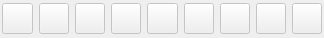
<?xml version="1.0" encoding="UTF-8"?>
<ui version="4.0">
 <class>QAlderImageControl</class>
 <widget class="QWidget" name="QAlderImageControl">
  <property name="geometry">
   <rect>
    <x>0</x>
    <y>0</y>
    <width>324</width>
    <height>38</height>
   </rect>
  </property>
  <property name="sizePolicy">
   <sizepolicy hsizetype="Fixed" vsizetype="Fixed">
    <horstretch>0</horstretch>
    <verstretch>0</verstretch>
   </sizepolicy>
  </property>
  <property name="minimumSize">
   <size>
    <width>268</width>
    <height>38</height>
   </size>
  </property>
  <property name="windowTitle">
   <string>Image control</string>
  </property>
  <layout class="QHBoxLayout" name="horizontalLayout">
   <property name="margin">
    <number>2</number>
   </property>
   <item>
    <widget class="QToolButton" name="flipVerticalButton">
     <property name="enabled">
      <bool>false</bool>
     </property>
     <property name="toolTip">
      <string>flip image vertically</string>
     </property>
     <property name="text">
      <string/>
     </property>
     <property name="icon">
      <iconset resource="resources/QAlderGenericWidgets.qrc">
       <normaloff>:/icons/flipVicon.png</normaloff>:/icons/flipVicon.png</iconset>
     </property>
     <property name="iconSize">
      <size>
       <width>24</width>
       <height>24</height>
      </size>
     </property>
    </widget>
   </item>
   <item>
    <widget class="QToolButton" name="flipHorizontalButton">
     <property name="enabled">
      <bool>false</bool>
     </property>
     <property name="toolTip">
      <string>flip image horizontally</string>
     </property>
     <property name="text">
      <string/>
     </property>
     <property name="icon">
      <iconset resource="resources/QAlderGenericWidgets.qrc">
       <normaloff>:/icons/flipHicon.png</normaloff>:/icons/flipHicon.png</iconset>
     </property>
     <property name="iconSize">
      <size>
       <width>24</width>
       <height>24</height>
      </size>
     </property>
    </widget>
   </item>
   <item>
    <widget class="QToolButton" name="rotateClockwiseButton">
     <property name="enabled">
      <bool>false</bool>
     </property>
     <property name="toolTip">
      <string>rotate clockwise 90 degrees</string>
     </property>
     <property name="text">
      <string/>
     </property>
     <property name="icon">
      <iconset resource="resources/QAlderGenericWidgets.qrc">
       <normaloff>:/icons/cwicon.png</normaloff>:/icons/cwicon.png</iconset>
     </property>
     <property name="iconSize">
      <size>
       <width>24</width>
       <height>24</height>
      </size>
     </property>
    </widget>
   </item>
   <item>
    <widget class="QToolButton" name="rotateCounterClockwiseButton">
     <property name="enabled">
      <bool>false</bool>
     </property>
     <property name="toolTip">
      <string>rotate counter clockwise 90 degrees</string>
     </property>
     <property name="text">
      <string/>
     </property>
     <property name="icon">
      <iconset resource="resources/QAlderGenericWidgets.qrc">
       <normaloff>:/icons/ccwicon.png</normaloff>:/icons/ccwicon.png</iconset>
     </property>
     <property name="iconSize">
      <size>
       <width>24</width>
       <height>24</height>
      </size>
     </property>
    </widget>
   </item>
   <item>
    <widget class="QToolButton" name="interpolationButton">
     <property name="enabled">
      <bool>false</bool>
     </property>
     <property name="toolTip">
      <string>linear / nearest neighbor interpolation </string>
     </property>
     <property name="text">
      <string/>
     </property>
     <property name="icon">
      <iconset resource="resources/QAlderGenericWidgets.qrc">
       <normaloff>:/icons/linearicon.png</normaloff>:/icons/linearicon.png</iconset>
     </property>
     <property name="iconSize">
      <size>
       <width>24</width>
       <height>24</height>
      </size>
     </property>
     <property name="checkable">
      <bool>true</bool>
     </property>
    </widget>
   </item>
   <item>
    <widget class="QToolButton" name="invertWindowLevelButton">
     <property name="enabled">
      <bool>false</bool>
     </property>
     <property name="toolTip">
      <string>invert window level</string>
     </property>
     <property name="text">
      <string/>
     </property>
     <property name="icon">
      <iconset resource="resources/QAlderGenericWidgets.qrc">
       <normaloff>:/icons/inverticon.png</normaloff>:/icons/inverticon.png</iconset>
     </property>
     <property name="iconSize">
      <size>
       <width>24</width>
       <height>24</height>
      </size>
     </property>
    </widget>
   </item>
   <item>
    <widget class="QToolButton" name="backgroundColorButton">
     <property name="enabled">
      <bool>false</bool>
     </property>
     <property name="toolTip">
      <string>select background color</string>
     </property>
     <property name="text">
      <string/>
     </property>
     <property name="iconSize">
      <size>
       <width>24</width>
       <height>24</height>
      </size>
     </property>
    </widget>
   </item>
   <item>
    <widget class="QToolButton" name="foregroundColorButton">
     <property name="enabled">
      <bool>false</bool>
     </property>
     <property name="toolTip">
      <string>select foreground color</string>
     </property>
     <property name="text">
      <string/>
     </property>
     <property name="iconSize">
      <size>
       <width>24</width>
       <height>24</height>
      </size>
     </property>
    </widget>
   </item>
   <item>
    <widget class="QToolButton" name="annotationColorButton">
     <property name="enabled">
      <bool>false</bool>
     </property>
     <property name="toolTip">
      <string>select annotation color</string>
     </property>
     <property name="text">
      <string/>
     </property>
     <property name="iconSize">
      <size>
       <width>24</width>
       <height>24</height>
      </size>
     </property>
    </widget>
   </item>
  </layout>
 </widget>
 <resources>
  <include location="resources/QAlderGenericWidgets.qrc"/>
 </resources>
 <connections/>
</ui>
